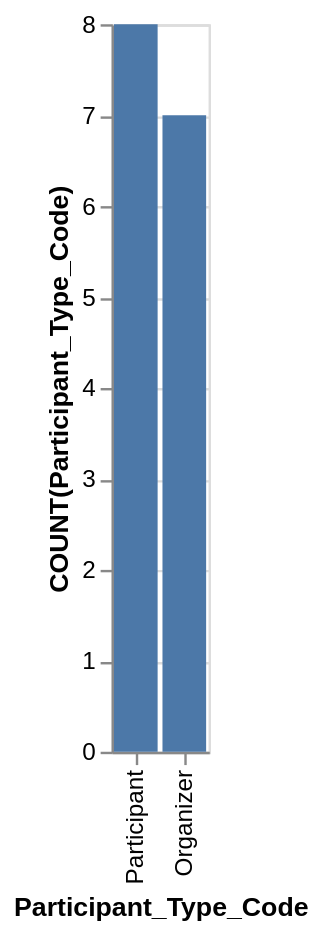

Write a Vega-Lite specification for this figure.
### Vega-Lite specification from a JSON file in a GitHub repository (floating-point values rounded to 4 significant figures)
{"data": {"values": [{"x_data": "Organizer", "y_data": 7}, {"x_data": "Participant", "y_data": 8}]}, "mark": "bar", "encoding": {"x": {"field": "x_data", "type": "nominal", "title": "Participant_Type_Code", "sort": "descending"}, "y": {"field": "y_data", "type": "quantitative", "title": "COUNT(Participant_Type_Code)"}}}
